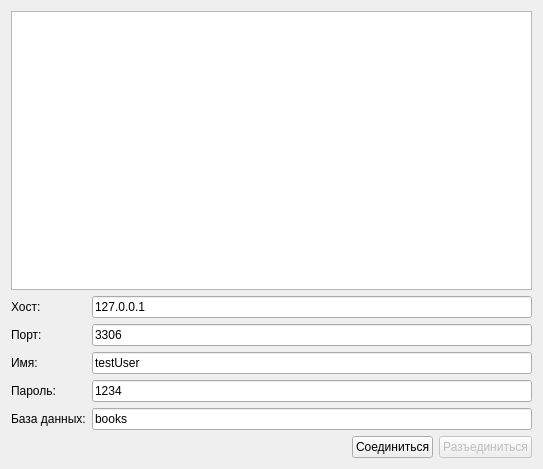
<?xml version="1.0" encoding="UTF-8"?>
<ui version="4.0">
 <class>MariaDBTestClass</class>
 <widget class="QWidget" name="MariaDBTestClass">
  <property name="geometry">
   <rect>
    <x>0</x>
    <y>0</y>
    <width>543</width>
    <height>469</height>
   </rect>
  </property>
  <property name="windowTitle">
   <string>MariaDBTest</string>
  </property>
  <layout class="QGridLayout" name="gridLayout_2">
   <item row="0" column="0">
    <widget class="QTextEdit" name="textEdit"/>
   </item>
   <item row="1" column="0">
    <layout class="QGridLayout" name="gridLayout">
     <item row="0" column="0">
      <widget class="QLabel" name="l_host">
       <property name="text">
        <string>Хост:</string>
       </property>
      </widget>
     </item>
     <item row="0" column="1">
      <widget class="QLineEdit" name="lE_host">
       <property name="text">
        <string>127.0.0.1</string>
       </property>
      </widget>
     </item>
     <item row="1" column="0">
      <widget class="QLabel" name="l_port">
       <property name="text">
        <string>Порт:</string>
       </property>
      </widget>
     </item>
     <item row="1" column="1">
      <widget class="QLineEdit" name="lE_port">
       <property name="text">
        <string>3306</string>
       </property>
      </widget>
     </item>
     <item row="2" column="0">
      <widget class="QLabel" name="l_name">
       <property name="text">
        <string>Имя:</string>
       </property>
      </widget>
     </item>
     <item row="2" column="1">
      <widget class="QLineEdit" name="lE_name">
       <property name="text">
        <string>testUser</string>
       </property>
      </widget>
     </item>
     <item row="3" column="0">
      <widget class="QLabel" name="l_password">
       <property name="text">
        <string>Пароль:</string>
       </property>
      </widget>
     </item>
     <item row="3" column="1">
      <widget class="QLineEdit" name="lE_password">
       <property name="text">
        <string>1234</string>
       </property>
      </widget>
     </item>
     <item row="4" column="0">
      <widget class="QLabel" name="l_DB">
       <property name="text">
        <string>База данных:</string>
       </property>
      </widget>
     </item>
     <item row="4" column="1">
      <widget class="QLineEdit" name="lE_DB">
       <property name="text">
        <string>books</string>
       </property>
      </widget>
     </item>
    </layout>
   </item>
   <item row="2" column="0">
    <layout class="QHBoxLayout" name="horizontalLayout">
     <item>
      <spacer name="horizontalSpacer">
       <property name="orientation">
        <enum>Qt::Horizontal</enum>
       </property>
       <property name="sizeHint" stdset="0">
        <size>
         <width>40</width>
         <height>20</height>
        </size>
       </property>
      </spacer>
     </item>
     <item>
      <widget class="QPushButton" name="pB_connect">
       <property name="text">
        <string>Соединиться</string>
       </property>
      </widget>
     </item>
     <item>
      <widget class="QPushButton" name="pB_disconnect">
       <property name="enabled">
        <bool>false</bool>
       </property>
       <property name="text">
        <string>Разъединиться</string>
       </property>
      </widget>
     </item>
    </layout>
   </item>
  </layout>
 </widget>
 <layoutdefault spacing="6" margin="11"/>
 <resources>
  <include location="mariadbtest.qrc"/>
 </resources>
 <connections/>
</ui>
